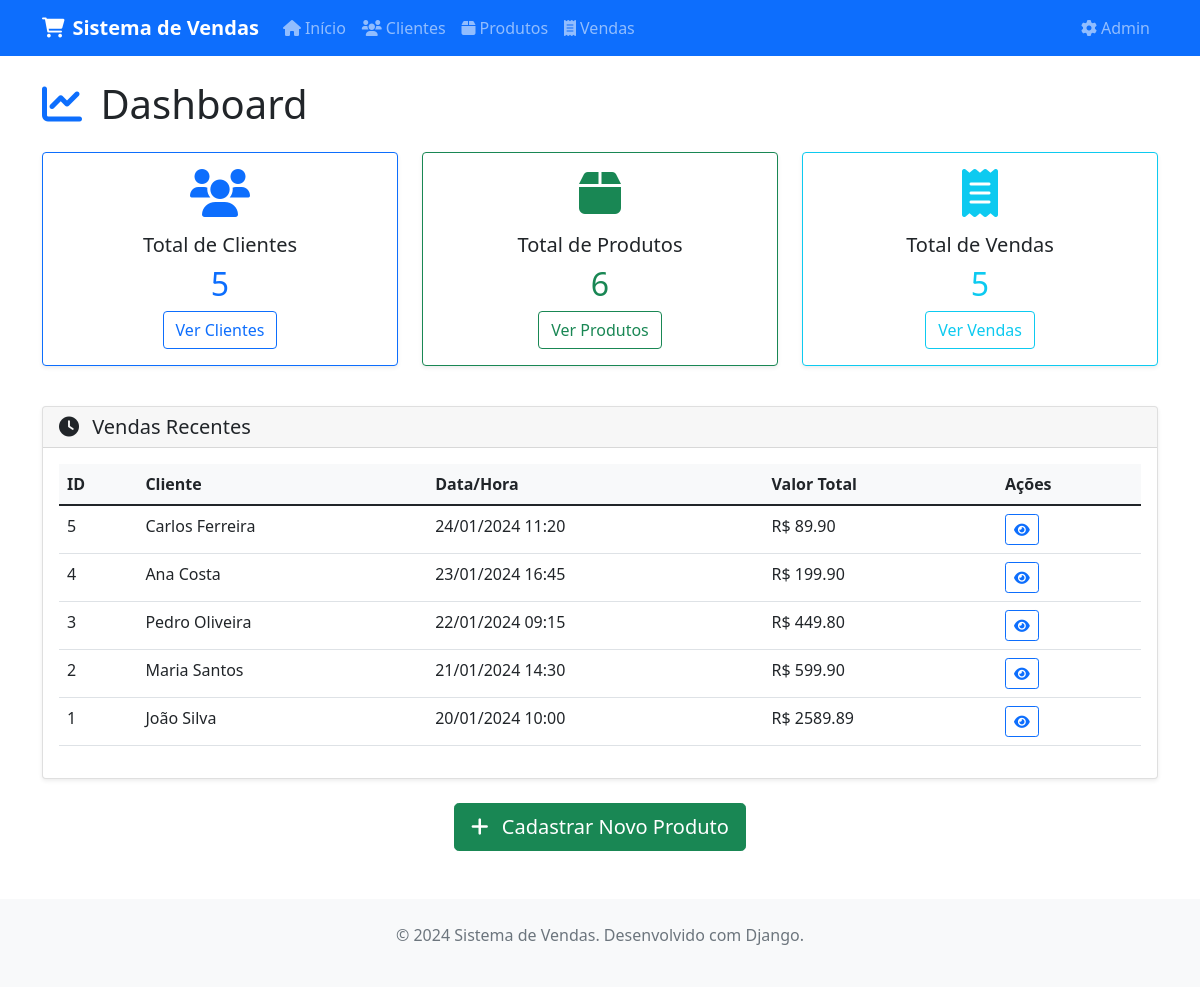
Page /vendas/ on the earlier database version.
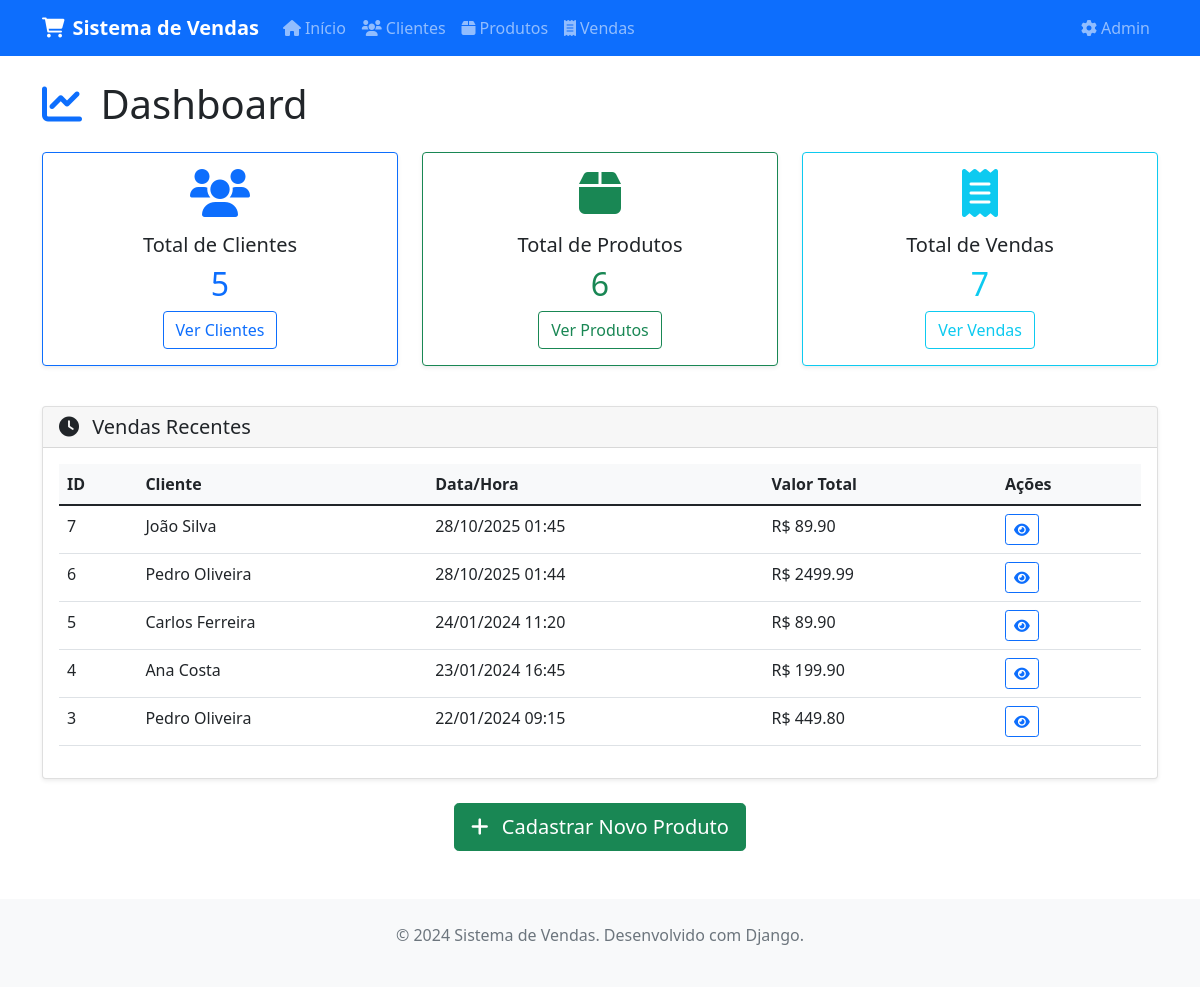
Same page on the later database version.
### vendas/models.py (models this page shows, shortened)
class Venda(models.Model):
    STATUS_CHOICES = [
        ('processamento', 'Em Processamento'),
        ('pago', 'Pago'),
        ('cancelado', 'Cancelado'),
    ]
    cliente = models.ForeignKey(Cliente, on_delete=models.CASCADE, verbose_name="Cliente")
    produtos = models.ManyToManyField(Produto, through='ItemVenda', verbose_name="Produtos")
    data_hora = models.DateTimeField(default=timezone.now, verbose_name="Data e Hora")
    valor_total = models.DecimalField(max_digits=10, decimal_places=2, verbose_name="Valor Total")
    status = models.CharField(max_length=20, choices=STATUS_CHOICES, default='processamento', verbose_name="Status")
    valor_total = models.DecimalField(
        max_digits=10, decimal_places=2,
        default=0,
        editable=False,
        verbose_name="Valor Total",
    )
    class Meta:
        verbose_name = "Venda"
        verbose_name_plural = "Vendas"
        ordering = ['-data_hora']

class Cliente(models.Model):
    nome = models.CharField(max_length=200, verbose_name="Nome")
    email = models.EmailField(verbose_name="E-mail")
    data_cadastro = models.DateTimeField(auto_now_add=True, verbose_name="Data de Cadastro")
    class Meta:
        verbose_name = "Cliente"
        verbose_name_plural = "Clientes"
        ordering = ['nome']

### vendas/views.py (the view)
# urls.py: 2. Add a URL to urlpatterns:  path('', views.home, name='home')
def home(request):
    context = {
        'total_clientes': Cliente.objects.count(),
        'total_produtos': Produto.objects.count(),
        'total_vendas': Venda.objects.count(),
        'vendas_recentes': Venda.objects.order_by('-data_hora')[:5],
    }
    return render(request, 'vendas/home.html', context)

### vendas/templates/vendas/home.html (shortened to what the changed rows need)
{% extends 'vendas/base.html' %}
{% block content %}
<div class="row">
    <div class="col-12">
        <h1 class="mb-4">
            <i class="fas fa-chart-line text-primary me-2"></i>
            Dashboard
        </h1>
    </div>
</div>
<div class="row mb-4">
    <div class="col-md-4 mb-3">
        <div class="card text-center border-primary">
            <div class="card-body">
                <h2 class="text-primary">{{ total_clientes }}</h2>
            </div>
        </div>
    </div>
    <div class="col-md-4 mb-3">
        <div class="card text-center border-success">
            <div class="card-body">
                <h2 class="text-success">{{total_produtos}}</h2>
            </div>
        </div>
    </div>
    <div class="col-md-4 mb-3">
        <div class="card text-center border-info">
            <div class="card-body">
                <i class="fas fa-receipt fa-3x text-info mb-3"></i>
                <h5 class="card-title">Total de Vendas</h5>
                <h2 class="text-info">{{ total_vendas }}</h2>
                <a href="{% url 'vendas:venda_list' %}" class="btn btn-outline-info">
                    Ver Vendas
                </a>
            </div>
        </div>
    </div>
</div>
<div class="row">
    <div class="col-12">
        <div class="card">
            <div class="card-body">
                {% if vendas_recentes %}
                    <div class="table-responsive">
                        <table class="table table-hover">
                            <thead>
                                <tr>
                                    <th>ID</th>
                                    <th>Cliente</th>
                                    <th>Data/Hora</th>
                                    <th>Valor Total</th>
                                    <th>Ações</th>
                                </tr>
                            </thead>
                            <tbody>
                                {% for venda in vendas_recentes %}
                                <tr>
                                    <td>{{ venda.id }}</td>
                                    <td>{{ venda.cliente.nome }}</td>
                                    <td>{{ venda.data_hora|date:"d/m/Y H:i" }}</td>
                                    <td>R$ {{ venda.valor_total }}</td>
                                    <td>
                                        <a href="{% url 'vendas:venda_detail' venda.pk %}"
                                           class="btn btn-sm btn-outline-primary">
                                            <i class="fas fa-eye"></i>
                                        </a>
                                    </td>
                                </tr>
                                {% endfor %}
                            </tbody>
                        </table>
                    </div>
                {% else %}
                    <p class="text-muted text-center py-3">
                        <i class="fas fa-info-circle me-2"></i>
                        Nenhuma venda registrada ainda.
                    </p>
                {% endif %}
            </div>
        </div>
    </div>
</div>
{% endblock %}

Differences in the rows shown:
no longer on this page (row unchanged): Venda: id "2", cliente.nome "Maria Santos", data_hora "21/01/2024 14:30", valor_total "599.90"
no longer on this page (row unchanged): Venda: id "1", cliente.nome "João Silva", data_hora "20/01/2024 10:00", valor_total "2589.89"
added Venda: id "7", cliente.nome "João Silva", data_hora "28/10/2025 01:45", valor_total "89.90"
added Venda: id "6", cliente.nome "Pedro Oliveira", data_hora "28/10/2025 01:44", valor_total "2499.99"
Other differences:
{{ total_vendas }}: "5" → "7"
